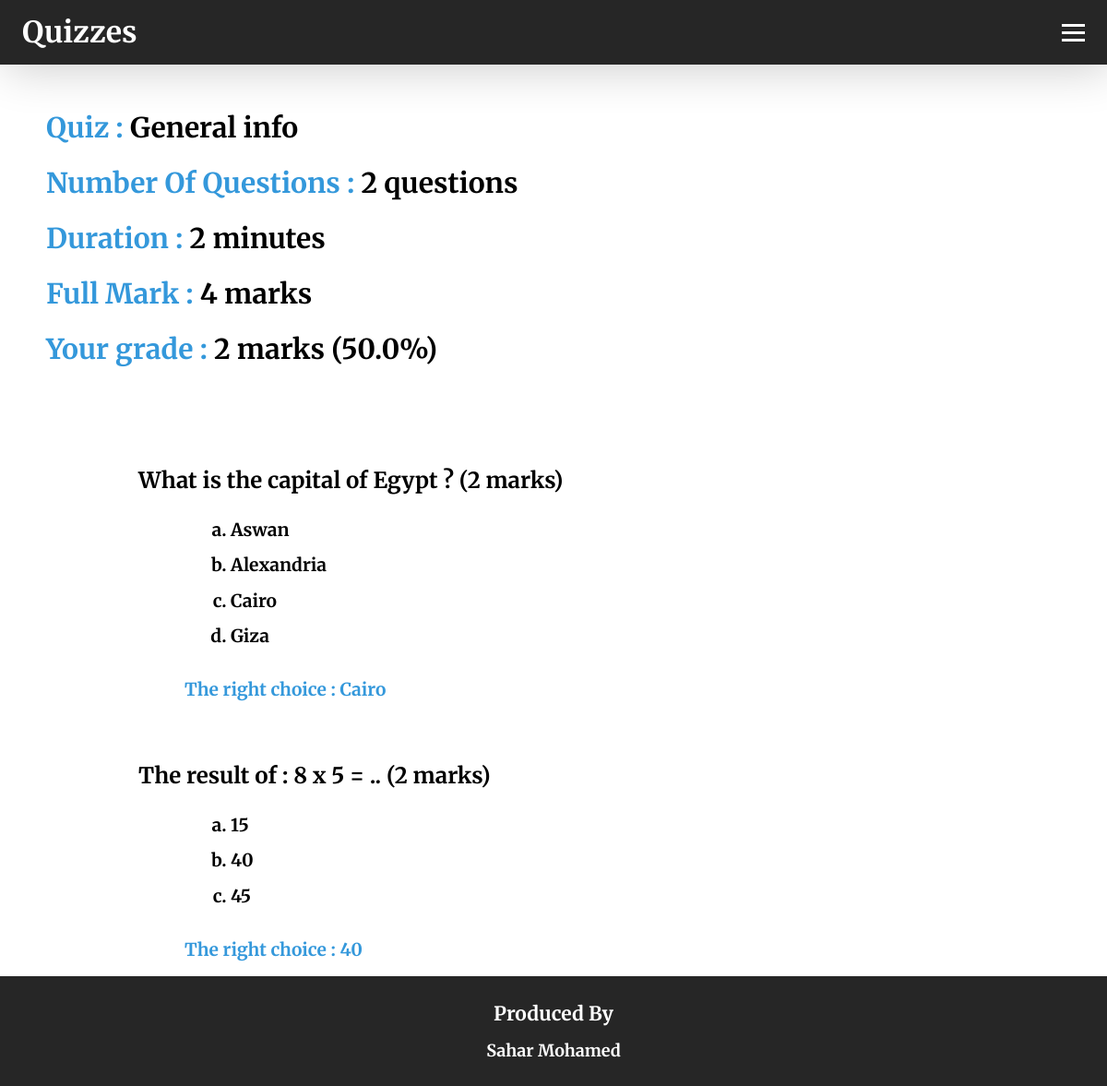
The page /quiz-details/N8BtdC/2/true on the database its author committed.
### quizzes/models.py (models this page shows)
class Quiz(models.Model):
    id = models.CharField(max_length=6, primary_key=True)
    creator_id = models.IntegerField()
    description = models.CharField(max_length=255)
    n_questions = models.IntegerField()
    duration = models.IntegerField()
    full_mark = models.IntegerField()

class Question(models.Model):
    description = models.TextField()
    quiz = models.ForeignKey(Quiz, on_delete=models.CASCADE)
    mark = models.IntegerField(default=1)
    right_answer = models.TextField()

class Choice(models.Model):
    text = models.TextField()
    question = models.ForeignKey(Question, on_delete=models.CASCADE)

### quizzes/views.py (the view)
# urls.py: path('quiz-details/<str:quiz_id>/<int:user_id>/<str:taken_flag>', views.quiz_details, name='quiz-details'),
def quiz_details(request, quiz_id, user_id, taken_flag):
  user = QuizzesUser.objects.get(id=user_id)
  quiz = Quiz.objects.get(id=quiz_id)
  questions = Question.objects.filter(quiz=quiz)
  choices = Choice.objects.all()
  grade = None
  percent = None
  if taken_flag == 'true':
    taken_quiz = TakenQuizzes.objects.get(user_id=user, quiz_id=quiz)
    grade = taken_quiz.score
    percent = (float(grade) / quiz.full_mark) * 100
  context = {'quiz': quiz,
             'user': user,
             'questions': questions,
             'choices': choices,
             'grade': grade,
             'percent': percent}
  return render(request, 'quiz_details.html', context)

### quizzes/templates/quiz_details.html (shortened to what this page needs)
<!DOCTYPE html>
<html lang="en">
<head>
  {% load static %}
  <link rel="stylesheet" type="text/css" href="{% static 'styles.css' %}">
</head>
<body>
  <header class="navContainer">
    <nav class="navbar">
      <a class="nav-brand">Quizzes</a>
      <div class="hamburger">
        <span class="bar"></span>
        <span class="bar"></span>
        <span class="bar"></span>
      </div>
    </nav>
  </header>
  <br>
  <p class="heading">
    <span class="headingTitle">Quiz : </span>
    {{ quiz.description }}
  </p>
  <p class="heading">
    <span class="headingTitle">Number Of Questions : </span>
    {{ quiz.n_questions }} questions
  </p>
  <p class="heading">
    <span class="headingTitle">Duration : </span>
    {{ quiz.duration }} minutes
  </p>
  <p class="heading">
    <span class="headingTitle">Full Mark : </span>
    {{ quiz.full_mark }} marks
  </p>
  {% if grade %}
    <p class="heading">
      <span class="headingTitle">Your grade : </span>
      {{ grade }} marks ({{ percent }}%)
    </p>
  {% endif %}
  <br>
  <ol>
    {% for question in questions %}
      <li>
        <div class="question">
          {{ question.description }} ({{ question.mark }} marks)
        </div>
        <ol type="a" class="choices">
          {% for choice in choices %}
            {% if choice.question_id == question.id %}
              <li>
                {{ choice.text }}
              </li>
            {% endif %}
          {% endfor %}
        </ol>
        <p id="rightChoice" class="headingTitle">The right choice : {{ question.right_answer }}</p>
      </li>
    {% endfor %}
  </ol>
  <footer>
    <h3>Produced By</h3>
    <ul>
      <li>Sahar Mohamed</li>
    </ul>
  </footer>
</body>
</html>

### quizzes/static/styles.css (style rules this page uses)
* { -webkit-box-sizing: border-box; -moz-box-sizing: border-box; box-sizing: border-box; margin: 0; padding: 0; }
html, body { height: 100%; }
body { background-color: white; color: #000000; text-align: center; font-family: 'Merriweather', serif; font-weight: bold; line-height: 2; font-size: 1.2rem; }
.navContainer { background-color: #262626; box-shadow: 5px 5px 50px 0 rgba(0, 0, 0, 0.2); }
.navbar { min-height: 70px; display: flex; justify-content: space-between; align-items: center; padding: 0 24px; }
.nav-brand { font-size: 2rem; color: white; text-decoration: none; }
.hamburger { display: block; cursor: pointer; }
.bar { display: block; width: 25px; height: 3px; margin: 5px auto; -webkit-transition: all 0.3s ease-in-out; transition: all 0.3s ease-in-out; background-color: rgb(255, 255, 255); }
footer { background-color: #262626; padding: 20px; text-align: center; font-size: 18px; color: white; bottom: 0; position: relative; }
footer ul { list-style: none; margin: 0; padding: 0; }
footer li { display: inline-block; margin: 0 10px; font-weight: bold; }
.heading { text-align: left; font-size: 30px; font-weight: bold; padding-left: 50px; width: 100%; white-space: nowrap; }
.headingTitle { color: #3498db; }
.question { font-size: 1.5rem; margin: 50px 10px 10px 150px; font-weight: bold; text-align: left; }
#rightChoice { margin: 20px 10px 10px 200px; font-weight: bold; text-align: left; }
.choices { margin: 10px 10px 10px 250px; text-align: left; }

### rows shown on the page
Quiz: description "General info", n_questions "2", duration "2", full_mark "4"
Question: description "What is the capital of Egypt ?", mark "2", right_answer "Cairo"
Choice: text "Aswan"
Choice: text "Alexandria"
Choice: text "Cairo"
Choice: text "Giza"
Question: description "The result of : 8 x 5 = ..", mark "2", right_answer "40"
Choice: text "15"
Choice: text "40"
Choice: text "45"

### other values the page prints
{{ grade }} "2"
{{ percent }} "50.0"
